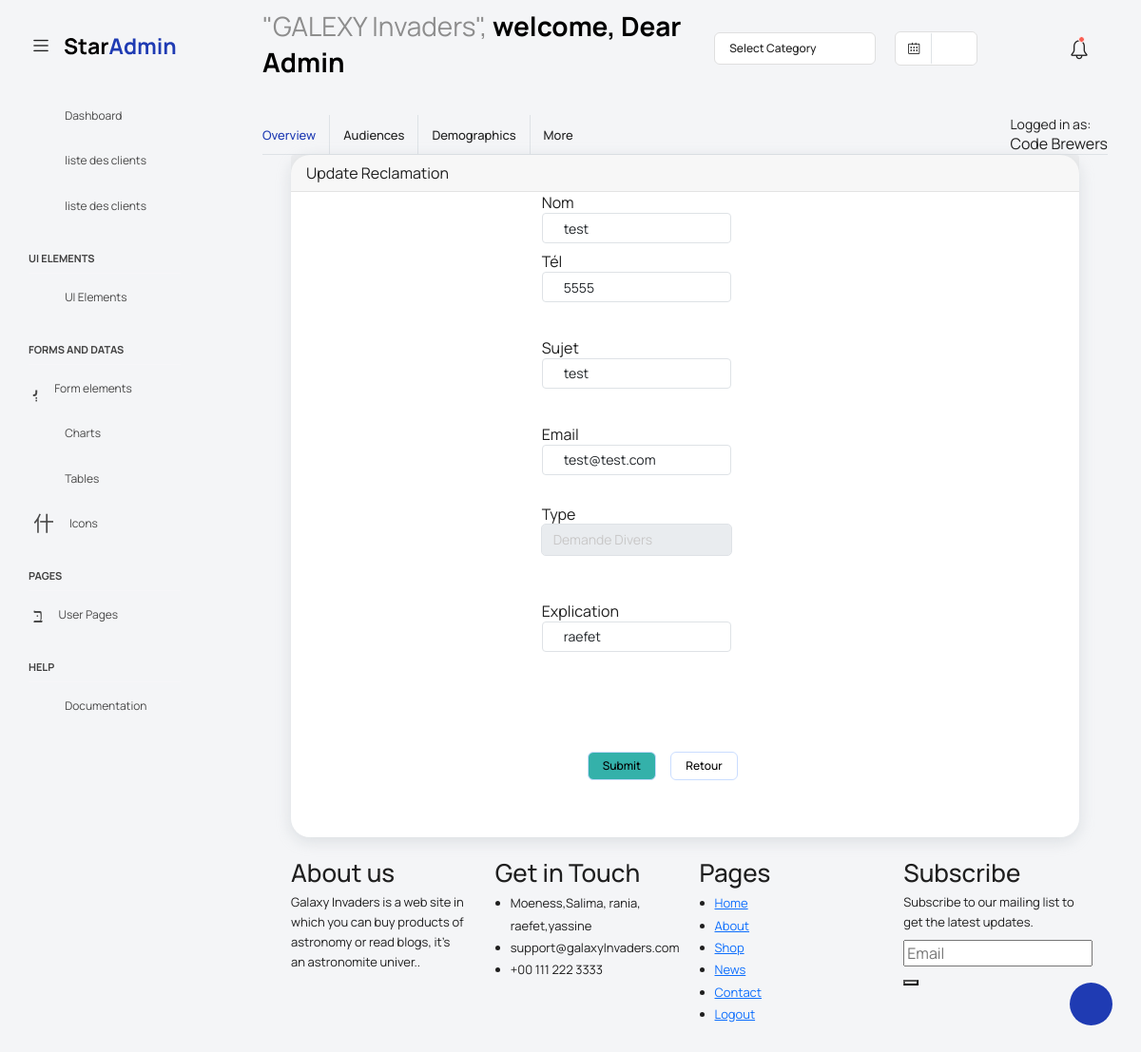
The app's page /Back-office/view/updateReclamation.php?id=1 (signed in) with its own data.
### tables this page shows
CREATE TABLE `reclamation` (
  `id` int(11) NOT NULL,
  `name` varchar(10) NOT NULL,
  `email` varchar(50) NOT NULL,
  `phone` varchar(8) NOT NULL,
  `subject` varchar(50) NOT NULL,
  `explication` text NOT NULL,
  `idUtilisateur` int(11) NOT NULL
);

### Back-office/view/updateReclamation.php (the view, shortened to what this page needs)
<?php
   include_once '../model/reclamation.php';
      $id = null;
      $reclamationC = new reclamationC();
    { $id = $_REQUEST['id']; }
    if ($_SERVER["REQUEST_METHOD"] == "POST" && !empty($_POST)) {
      $nomError = null;
      $phoneError = null;
      $subjectError = null;
      $emailError = null;
      $explicationError = null;
       $name = $_POST['name'];
       $phone = $_POST['phone'];
         $subject = $_POST['subject'];
         $email = $_POST['email'];
         $explication = $_POST['explication'];
         $valider = true;
         if (empty($name)) { $nomError = 'Please enter nom'; $valider = false; }
          if (empty($phone)) { $phoneError = 'Please enter your phone'; $valider = false; }
          if (empty($email)) { $emailError = 'Please enter email$email'; $valider = false; }
          if  (empty($subject)){ $subjectError = 'Please enter website subject'; $valider = false; }
          if (empty($explication)) { $explicationError = 'Please enter explication'; $valider = false; }
         if ($valider) {
            $reclamation = new reclamation(
                $_POST['name'],
                $_POST['email'],
                $_POST['phone'],
                $_POST['subject'],
                $_POST['explication']
            );
            $reclamationC->updateReclamation($reclamation,$id);
         }
        }else {
            $pdo = configC::getConnexion();
             $pdo->setAttribute(PDO::ATTR_ERRMODE, PDO::ERRMODE_EXCEPTION);
             $sql = "SELECT * FROM reclamation where id = ?";
             $q = $pdo->prepare($sql);
             $q->execute(array($id));
             $data = $q->fetch(PDO::FETCH_ASSOC);
             $name = $data['name'];
             $email = $data['email'];
             $phone = $data['phone'];
             $subject = $data['subject'];
             $explication = $data['explication'];
         }
     ?>
<!DOCTYPE html>
<html lang="en">
<head>
    <link rel="stylesheet" href="../assets/vendors/feather/feather.css">
    <link rel="stylesheet" href="../assets/vendors/mdi/css/materialdesignicons.min.css">
    <link rel="stylesheet" href="../assets/vendors/ti-icons/css/themify-icons.css">
    <link rel="stylesheet" href="../assets/vendors/typicons/typicons.css">
    <link rel="stylesheet" href="../assets/vendors/simple-line-icons/css/simple-line-icons.css">
    <link rel="stylesheet" href="../assets/vendors/css/vendor.bundle.base.css">
    <link rel="stylesheet" href="../assets/vendors/datatables.net-bs4/dataTables.bootstrap4.css">
    <link rel="stylesheet" href="../assets/js/select.dataTables.min.css">
    <link rel="stylesheet" href="../assets/css/vertical-layout-light/style.css">
</head>
<body>
    <div class="container-scroller">
        <?php
        include_once('_navbar.php');
        ?>
        <div class="container-fluid page-body-wrapper">
            <?php
            include_once('_settings-panel.php');
            ?>
            <?php
            include_once('_sidebar.php');
            ?>
            <div class="main-panel">
                <div class="content-wrapper">
                    <div class="row">
                        <div class="col-sm-12">
                            <div class="home-tab">
                                <div class="d-sm-flex align-items-center justify-content-between border-bottom">
                                    <ul class="nav nav-tabs" role="tablist">
                                        <li class="nav-item">
                                            <a class="nav-link active ps-0" id="home-tab" data-bs-toggle="tab" href="#overview" role="tab" aria-controls="overview" aria-selected="true">Overview</a>
                                        </li>
                                        <li class="nav-item">
                                            <a class="nav-link" id="profile-tab" data-bs-toggle="tab" href="#audiences" role="tab" aria-selected="false">Audiences</a>
                                        </li>
                                        <li class="nav-item">
                                            <a class="nav-link" id="contact-tab" data-bs-toggle="tab" href="#demographics" role="tab" aria-selected="false">Demographics</a>
                                        </li>
                                        <li class="nav-item">
                                            <a class="nav-link border-0" id="more-tab" data-bs-toggle="tab" href="#more" role="tab" aria-selected="false">More</a>
                                        </li>
                                    </ul>
                                    <div class="sb-sidenav-footer">
                <div class="small">Logged in as:</div>
                Code Brewers
            </div>
    </div>
    <div id="layoutSidenav_content">
        <main>
            <div class="container-fluid">
                <div class="card mb-4">
                    <div class="card-header">
                          Update Reclamation
                    </div>
                    <div class="row" style="margin-left: 30%; width:100%">
                        <div class="col-md-12">
                            <div class="panel panel-default">
                                <div class="panel-body">
                                <form method="post" action="updateReclamation.php?id=<?php echo $id ;?>">
                    <div class="control-group <?php echo!empty($nomError) ? 'error' : ''; ?>">
                    <label class="control-label">Nom</label>
                         <div class="controls">
                        <input class="form-control w-25" name="name" type="text"  placeholder="nom" value="<?php echo!empty($name) ? $name : ''; ?>">
                         </div>
</div>
<p>
<div class="control-group<?php echo!empty($phoneError) ? 'error' : ''; ?>">
                    <label class="control-label">Tél</label>
<br />
<div class="controls">
                        <input class="form-control w-25" type="text" name="phone" value="<?php echo!empty($phone) ? $phone : ''; ?>">
</div>
</div>
<p>
<br />
<div class="control-group <?php echo!empty($subject) ? 'error' : ''; ?>">
                    <label class="control-label">Sujet</label>
 <br />
<div class="controls">
                        <input class="form-control w-25" type="text" name="subject" value="<?php echo!empty($subject) ? $subject : ''; ?>">
</div>
</div>
<p>
<br />
<div class="control-group  <?php echo!empty($emailError) ? 'error' : ''; ?>">
                    <label class="control-label">Email </label>
<br />
<div class="controls">
                        <input class="form-control w-25" name="email" type="text" placeholder="Email Address" value="<?php echo!empty($email) ? $email : ''; ?>">
</div>
</div>
<br />
<div class="control-group">
<label>Type</label>
 <select class="form-control w-25" name="type" id="type">
     <option value="Demande_Divers">Demande Divers</option>
 </select>
</div>
</div>
<div class="controls mt-5">
                           <label>Explication</label>
                        <input class="form-control w-25" name="explication" type="text" placeholder="explication" value="<?php echo!empty($explication) ? $explication : ''; ?>">
</div>
<p>
<p>
<br />
<p>
<br />
<div class="form-actions m-5">
                    <input type="submit" class="btn btn-success"  >
                    <a class="btn" href="afficherListeReclamation.php">Retour</a>
</div>
                                </div>
                            </div>
                        </div>
                </div>
            </div>
        </main>
    <?php
        include_once('footer.php');
        ?>
      </div>
    </div>
  </div>
</body>
</html>

### records on screen
reclamation: name "test", phone "5555", subject "test", email "test@test.com", explication "raefet"
